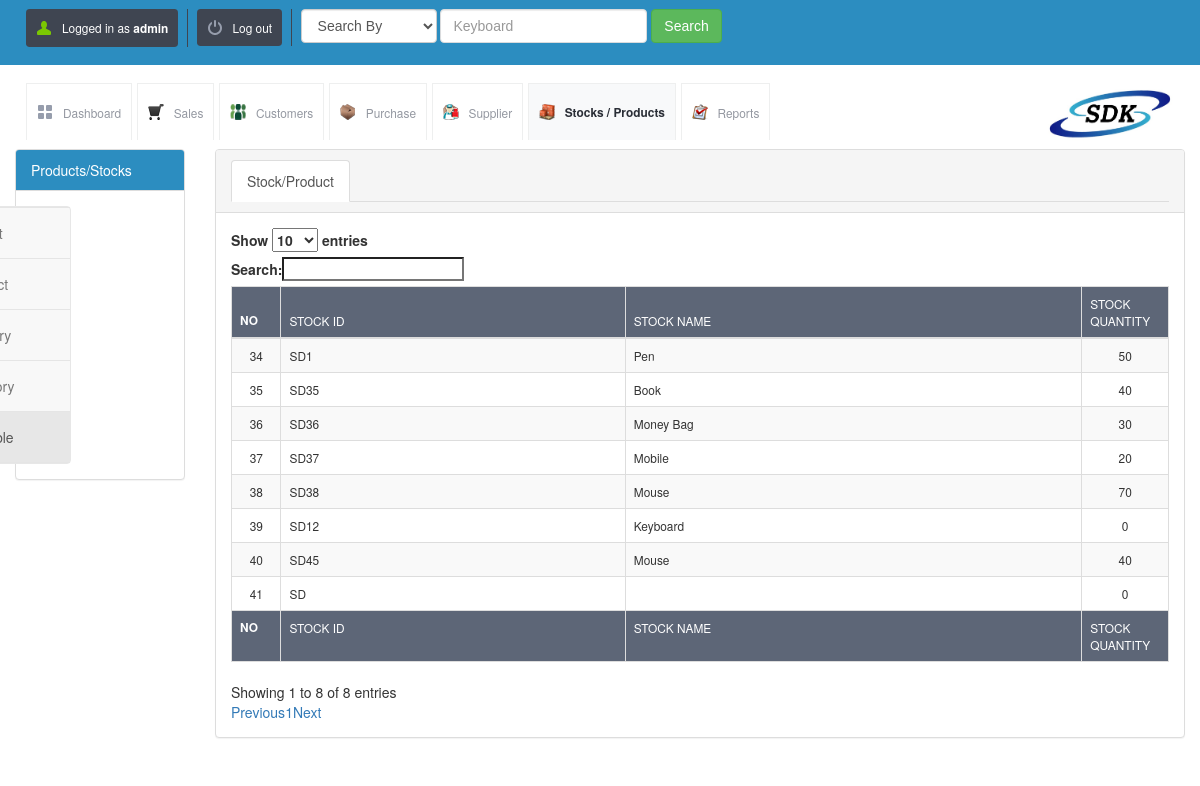
Page /view_stock_availability.php (signed in) on the earlier database version.
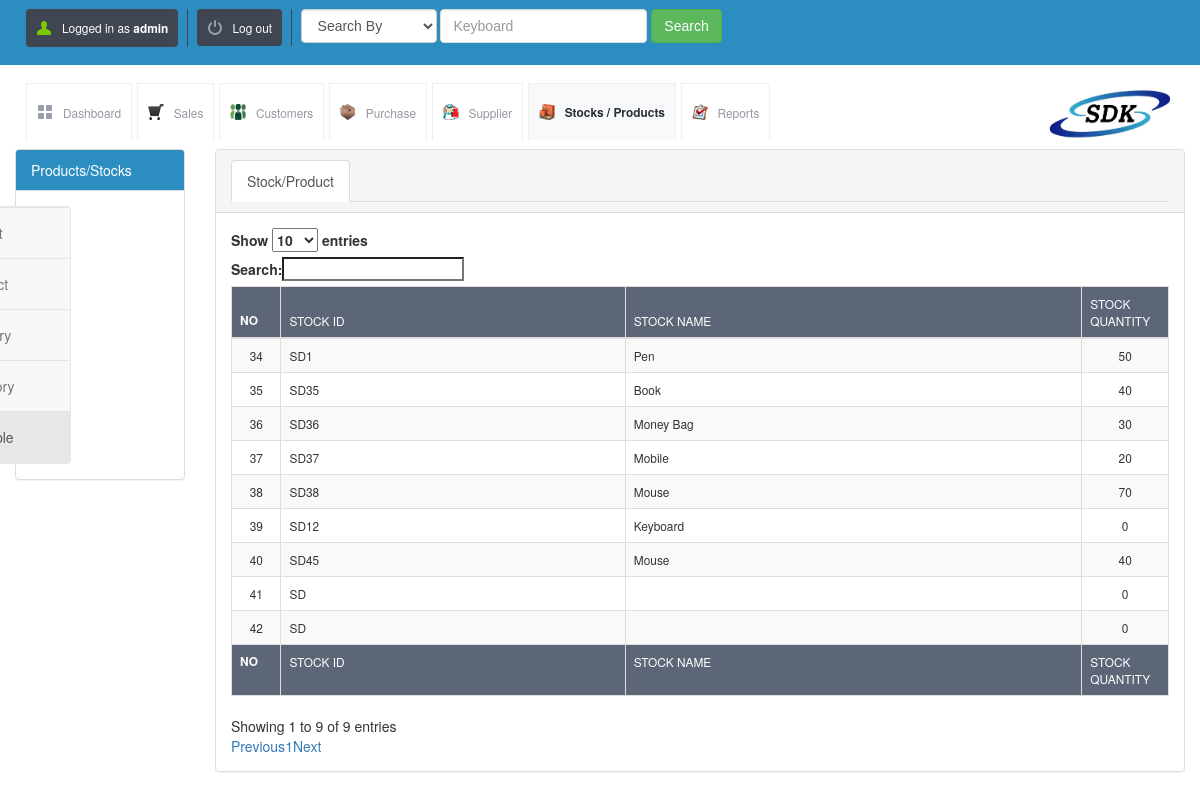
Same page on the later database version.
### tables this page shows
CREATE TABLE `stock_details` (
  `id` int(10) UNSIGNED NOT NULL,
  `stock_id` varchar(120) NOT NULL,
  `stock_name` varchar(120) NOT NULL,
  `stock_quantity` int(11) NOT NULL,
  `supplier_id` varchar(250) NOT NULL,
  `company_price` decimal(10,2) NOT NULL,
  `selling_price` decimal(10,2) NOT NULL,
  `category` varchar(120) NOT NULL,
  `date` timestamp NOT NULL DEFAULT CURRENT_TIMESTAMP ON UPDATE CURRENT_TIMESTAMP,
  `expire_date` datetime NOT NULL
);

### config.php (called while the page is built)
<?php $config["database"] = "SDK"; $config["host"]= "localhost";$config["username"]= "root"; $config["password"]= "";?>

### lib/db.class.php (called while the page is built, shortened)
<?php
  class DB
  {
    function DB($base, $server, $user, $pass)
    {
      $this->connection = mysqli_connect($server, $user, $pass, $base);
    }
    function getMicroTime()
    {
      list($msec, $sec) = explode(' ', microtime());
      return floor($sec / 1000) + $msec;
    }
  }
?>

### init.php (called while the page is built, shortened)
<?php
include("lib/db.class.php");
$db = new DB($config['database'], $config['host'], $config['username'], $config['password']);
?>

### view_stock_availability.php (the view, shortened to what this page needs)
<?php include("master_head.php"); ?>
<div class="container-fluid">
    <div class="row">
        <div class="col-md-2">
            <div class="panel panel-default">
                <div class="panel-heading epanel">Products/Stocks</div>
                <div class="panel-body">
                    <nav class="navbar navbar-default sidebar" role="navigation">
                        <div class="collapse navbar-collapse" id="bs-sidebar-navbar-collapse-1">
                            <ul class="nav navbar-nav">
                                <li><a href="add_stock.php">Add Stock/Product</a></li>
                                <li><a href="view_product.php">View Stock/Product</a></li>
                                <li><a href="add_category.php">Add Stock Category</a></li>
                                <li><a href="view_category.php">view Stock Category</a></li>
                                <li class="active"><a href="view_stock_availability.php">view Stock Available</a></li>
                            </ul>
                        </div>
                    </nav>
                </div>
            </div>
        </div>
        <div class="col-md-10">
            <div class="panel panel-default">
                <div class="panel-heading">
                    <ul class="nav nav-tabs" role="tablist">
                        <li class="active">
                            <a href="#products" role="tab" data-toggle="tab">Stock/Product</a>
                        </li>
                    </ul>
                </div>
                <div class="panel-body">
                    <div class="tab-content">
                        <div class="tab-pane active" id="products">
                            <table id="example" class="table table-striped table-bordered dt-responsive nowrap" cellspacing="0" width="100%">
                                <thead>
                                <tr>
                                    <th>No</th>
                                    <th>stock id</th>
                                    <th>stock name</th>
                                    <th>stock quantity</th>
                                </tr>
                                </thead>
                                <tfoot>
                                <tr>
                                    <th>No</th>
                                    <th>stock id</th>
                                    <th>stock name</th>
                                    <th>stock quantity</th>
                                </tr>
                                </tfoot>
                                <tbody>
                                <?php
                                $sql = "SELECT * FROM stock_details";
                                $result = mysqli_query($db->connection, $sql);
                                while ($row = mysqli_fetch_array($result)) {
                                    ?>
                                    <tr>
                                        <td><?php echo $row['id']; ?></td>
                                        <td><?php echo $row['stock_id']; ?></td>
                                        <td><?php echo $row['stock_name']; ?></td>
                                        <td><?php echo $row['stock_quantity']; ?></td>
                                    </tr>
                                <?php  } ?>
                                </tbody>
                            </table>
                        </div>
                    </div>
                </div>
            </div>
        </div>
    </div>
</div>
</body>
</html>

Differences in the rows shown:
added stock_details: id "42", stock "SD", stock_quantity "0"
Other differences:
text written by a page script: "Show entries Search: Showing 1 to 8 of 8 entries Previous 1 Next" → "Show entries Search: Showing 1 to 9 of 9 entries Previous 1 Next"
